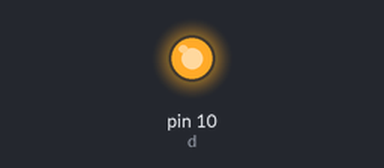
A sketch run on a simulated Arduino Uno, built with avr-gcc and run on an emulated ATmega328P. Parts: output pins drawn as LEDs (lit = HIGH).

Above: at 0.5 s.
At 10.5 s:
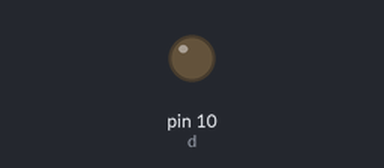
Timing chart, 0 to 11.7 s (numbered marks = the images above):
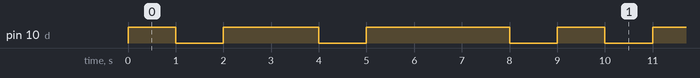

Measured:
- by itself, pin 10 (d): repeats every 9.0 s: LOW 1.0 s, HIGH 2.0 s, LOW 1.0 s, HIGH 3.0 s, LOW 1.0 s, HIGH 1.0 s
- by itself, everything shown: repeats every 9.0 s, in 6 steps

The sketch:

Ques1.ino
```cpp
// Ques1 - Blink led for 1,2,3 secs

int d=10;

void setup()
{
  pinMode(d, OUTPUT);
}

void loop()
{

  //blink 1 sec
  digitalWrite(d, HIGH);
  delay(1000);
  digitalWrite(d, LOW);
  delay(1000);

  //blink 2 sec
  digitalWrite(d, HIGH);
  delay(2000);
  digitalWrite(d, LOW);
  delay(1000);

  //blink 3 sec
  digitalWrite(d, HIGH);
  delay(3000);
  digitalWrite(d, LOW);
  delay(1000);

}
```
